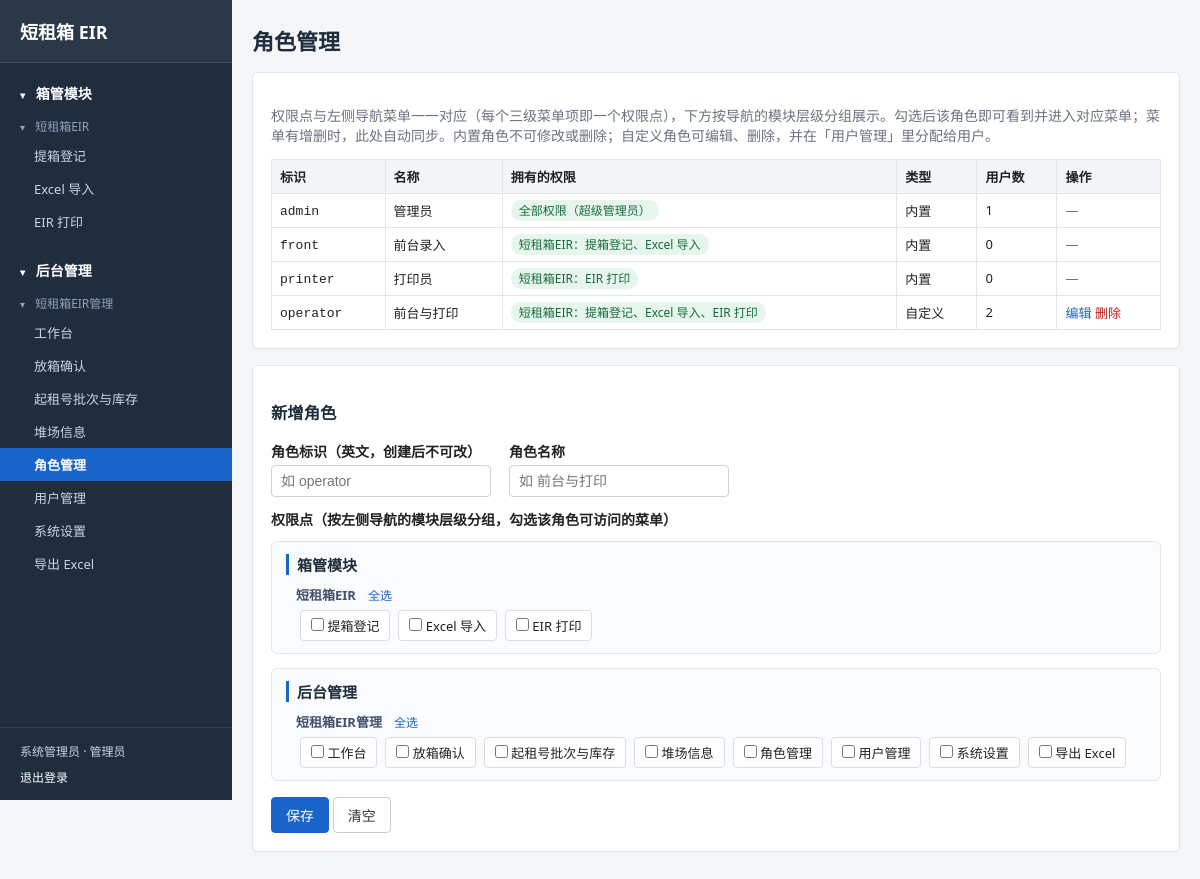
The page /admin/roles (signed in) on the database its author committed.
### tables this page shows
CREATE TABLE users (id INTEGER PRIMARY KEY AUTOINCREMENT, username TEXT NOT NULL UNIQUE, password_hash TEXT NOT NULL, role TEXT NOT NULL, display_name TEXT, active INTEGER NOT NULL DEFAULT 1, created_at TEXT NOT NULL, last_login_at TEXT);

CREATE TABLE roles (
  key         TEXT PRIMARY KEY,
  label       TEXT NOT NULL,
  perms       TEXT NOT NULL DEFAULT '[]',
  is_builtin  INTEGER NOT NULL DEFAULT 0,
  created_at  TEXT NOT NULL,
  updated_at  TEXT NOT NULL
);

### app/routes/admin_routes.py (the view)
@bp.route("/admin/roles")
@require_role("admin.roles")
def roles():
    db = get_db()
    rows = db.execute("SELECT * FROM roles ORDER BY is_builtin DESC, key").fetchall()
    for r in rows:
        try:
            r["perms_list"] = json.loads(r["perms"] or "[]")
        except (ValueError, TypeError):
            r["perms_list"] = []
    user_counts = {x["role"]: x["n"] for x in db.execute(
        "SELECT role, COUNT(*) AS n FROM users GROUP BY role")}
    from ..nav import permission_groups
    return render_template("admin/roles.html", rows=rows, all_perms=all_permissions(),
                           perm_groups=permission_groups(), user_counts=user_counts)

### app/auth.py (called while the page is built)
def all_permissions():
    from .nav import collect_permissions
    return collect_permissions()

def all_perm_keys():
    return {k for k, _ in all_permissions()}

def role_info(key, conn=None):
    row = (conn or get_db()).execute("SELECT * FROM roles WHERE key=?", (key,)).fetchone()
    if row:
        try:
            perms = set(json.loads(row["perms"] or "[]"))
        except (ValueError, TypeError):
            perms = set()
        return {"label": row["label"], "perms": perms, "is_builtin": bool(row["is_builtin"])}
    return {"label": ROLE_LABEL.get(key, key),
            "perms": set(_FALLBACK_PERMS.get(key, ())), "is_builtin": True}

def role_label(key):
    return role_info(key)["label"]

def role_perms(key):
    perms = role_info(key)["perms"]
    if SUPER_PERM in perms:
        return all_perm_keys()
    return perms

def current_user():
    uid = session.get("uid")
    if not uid:
        return None
    return get_db().execute("SELECT * FROM users WHERE id=? AND active=1", (uid,)).fetchone()

def require_role(perm):
    def deco(view):
        @wraps(view)
        def wrap(*a, **kw):
            user = current_user()
            if not user:
                return redirect(url_for("auth.login", next=request.path))
            granted = role_perms(user["role"])
            need = perm
            if perm == SUPER_PERM:
                need = SUPER_PERM
            ok = (SUPER_PERM in granted) if need == SUPER_PERM else (need in granted)
            if not ok:
                abort(403)
            return view(*a, **kw)
        return wrap
    return deco

### app/db.py (called while the page is built)
def _dict_factory(cursor, row):
    return {col[0]: row[i] for i, col in enumerate(cursor.description)}

def connect():
    conn = sqlite3.connect(config.DB_PATH, timeout=30)
    conn.row_factory = _dict_factory
    conn.execute("PRAGMA foreign_keys=ON")
    conn.execute("PRAGMA busy_timeout=15000")
    return conn

def get_db():
    if "db" not in g:
        g.db = connect()
    return g.db

### app/nav.py (called while the page is built)
def _children(node):
    return node.get("children") or []

def _leaf_perm(node):
    perms = node.get("perms")
    if perms:
        return perms[0]
    return node.get("endpoint")

def _walk_leaves(nodes):
    for node in nodes:
        kids = _children(node)
        if kids:
            for leaf in _walk_leaves(kids):
                yield leaf
        elif node.get("endpoint"):
            yield node

def build_menu(perms, current):
    return [_decorate(n, perms, current) for n in MENU if _visible(n, perms)]

### app/templates/admin/roles.html (shortened to what this page needs)
{% extends "base.html" %}
{% block content %}
<div class="page-head"><h1>角色管理</h1></div>
<div class="card">
  <p class="muted">权限点与左侧导航菜单一一对应（每个三级菜单项即一个权限点），下方按导航的模块层级分组展示。勾选后该角色即可看到并进入对应菜单；菜单有增删时，此处自动同步。内置角色不可修改或删除；自定义角色可编辑、删除，并在「用户管理」里分配给用户。</p>
  <table class="grid">
    <thead><tr><th>标识</th><th>名称</th><th>拥有的权限</th><th>类型</th><th>用户数</th><th>操作</th></tr></thead>
    <tbody>
    {% for r in rows %}
      <tr>
        <td><code>{{ r.key }}</code></td>
        <td>{{ r.label }}</td>
        <td>
          {% if r.is_builtin and 'admin' in r.perms_list %}
            <span class="badge ok">全部权限（超级管理员）</span>
          {% elif not r.perms_list %}
            <span class="muted">无权限</span>
          {% else %}
            {% for grp in perm_groups %}
              {% for sub in grp.groups %}
                {% set hits = [] %}
                {% for code, name in sub.perms %}{% if code in r.perms_list %}{% set _ = hits.append(name) %}{% endif %}{% endfor %}
                {% if hits %}
                  <span class="badge ok" style="margin-right:4px" title="{{ grp.label }} / {{ sub.label }}">{{ sub.label }}：{{ hits|join('、') }}</span>
                {% endif %}
              {% endfor %}
            {% endfor %}
          {% endif %}
        </td>
        <td>{{ '内置' if r.is_builtin else '自定义' }}</td>
        <td>{{ user_counts.get(r.key, 0) }}</td>
        <td class="ops">
          {% if r.is_builtin %}<span class="muted">—</span>
          {% else %}
          <button class="link" data-role-edit='{{ {"key": r.key, "label": r.label, "perms": r.perms_list}|tojson }}'>编辑</button>
          <form class="inline" method="post" action="{{ url_for('admin.role_delete', key=r.key) }}">
            <button type="submit" class="link danger" data-confirm="确定删除角色「{{ r.label }}」？">删除</button>
          </form>
          {% endif %}
        </td>
      </tr>
    {% endfor %}
    </tbody>
  </table>
</div>
<div class="card">
  <h3 id="role-form-title">新增角色</h3>
  <form method="post" action="{{ url_for('admin.role_save') }}" class="form" id="role-form">
    <div class="row">
      <label>角色标识（英文，创建后不可改）<input name="key" id="r-key" required placeholder="如 operator"></label>
      <label>角色名称<input name="label" id="r-label" required placeholder="如 前台与打印"></label>
    </div>
    <label>权限点（按左侧导航的模块层级分组，勾选该角色可访问的菜单）</label>
    <div class="perm-tree">
      {% for grp in perm_groups %}
      <section class="perm-l1">
        <div class="perm-l1-title">{{ grp.label }}</div>
        {% for sub in grp.groups %}
        <div class="perm-l2">
          <div class="perm-l2-title">
            <span>{{ sub.label }}</span>
            <button type="button" class="link perm-all">全选</button>
          </div>
          <div class="perm-l3">
            {% for code, name in sub.perms %}
            <label class="perm-item"><input type="checkbox" name="perms" value="{{ code }}" class="r-perm"> {{ name }}</label>
            {% endfor %}
          </div>
        </div>
        {% endfor %}
      </section>
      {% endfor %}
    </div>
    <button type="submit" class="btn primary">保存</button>
    <button type="button" class="btn" id="r-reset">清空</button>
  </form>
</div>
{% endblock %}

### app/templates/base.html (shortened to what this page needs)
<!DOCTYPE html>
<html lang="zh-CN">
<head>
<link rel="stylesheet" href="{{ url_for('static', filename='css/app.css') }}">
</head>
<body{% if me %} class="with-sidebar"{% endif %}>
{% if me %}
<div class="layout">
  <aside class="sidebar">
    <a class="brand" href="{{ url_for('print.print_list') if me.role == 'printer' else url_for('front.pickups') }}">短租箱 EIR</a>
    <nav class="nav-tree">
      {% for l1 in nav_menu %}
      <details class="nav-l1" data-nav-key="l1:{{ l1.label }}" open>
        <summary class="nav-l1-title"><span class="arrow">▾</span> {{ l1.label }}</summary>
        {% for l2 in l1.children %}
        <details class="nav-l2" data-nav-key="l2:{{ l1.label }}/{{ l2.label }}" open>
          <summary class="nav-l2-title"><span class="arrow">▾</span> {{ l2.label }}</summary>
          <div class="nav-l3">
            {% if l2.children %}
              {% for item in l2.children %}
              <a class="nav-link{{ ' active' if item.active }}" href="{{ item.url }}">{{ item.label }}</a>
              {% endfor %}
            {% else %}
              <a class="nav-link{{ ' active' if l2.active }}" href="{{ l2.url }}">{{ l2.label }}</a>
            {% endif %}
          </div>
        </details>
        {% endfor %}
      </details>
      {% endfor %}
    </nav>
    <div class="sidebar-user">
      <span>{{ me.display_name or me.username }} · {{ role_label(me.role) }}</span>
      <a href="{{ url_for('auth.logout_view') }}">退出登录</a>
    </div>
  </aside>
  <div class="main-wrap">
{% endif %}
<main class="container">
  {% block content %}{% endblock %}
</main>
{% if me %}
  </div>
</div>
{% endif %}
</body>
</html>

### app/static/css/app.css (style rules this page uses)
* { box-sizing: border-box; }
body { margin:0; font-family: "Microsoft YaHei", "Segoe UI", Arial, sans-serif; font-size:14px; color:#222; background:#f5f6f8; }
a { color:#1a63c9; text-decoration:none; }
.layout { display:flex; min-height:100vh; }
.sidebar { width:232px; flex:0 0 232px; background:#1f2d3d; color:#cbd5e1; display:flex; flex-direction:column; position:sticky; top:0; height:100vh; overflow-y:auto; }
.sidebar .brand { display:block; padding:18px 20px; color:#fff; font-size:18px; font-weight:bold; text-decoration:none; border-bottom:1px solid rgba(255,255,255,.1); }
.nav-tree { flex:1; padding:12px 0; }
.nav-l1 { margin-bottom:14px; }
.nav-l1 summary, .nav-l2 summary { display:block; list-style:none; cursor:pointer; user-select:none; }
.nav-l1-title { padding:8px 20px; font-size:14px; font-weight:bold; color:#fff; }
.nav-l2-title { padding:6px 20px 4px; font-size:12px; color:#8fa3bb; }
.arrow { display:inline-block; width:12px; font-size:10px; transition:transform .15s; }
.nav-link { display:block; padding:7px 20px 7px 34px; font-size:13px; color:#cbd5e1; }
.nav-link.active { background:#1a63c9; color:#fff; font-weight:600; }
.sidebar-user { padding:14px 20px; border-top:1px solid rgba(255,255,255,.1); font-size:12px; color:#cbd5e1; display:flex; flex-direction:column; gap:8px; }
.sidebar-user a { color:#fff; }
.main-wrap { flex:1; min-width:0; }
.container { max-width:1200px; margin:0 auto; padding:24px 20px; }
.page-head { display:flex; justify-content:space-between; align-items:center; margin-bottom:16px; }
.page-head h1 { margin:0; font-size:22px; }
.card { background:#fff; border:1px solid #e2e5ea; border-radius:6px; padding:18px; margin-bottom:16px; box-shadow:0 1px 2px rgba(0,0,0,.03); }
h1,h2,h3 { color:#1f2d3d; }
.muted { color:#6b7280; }
.btn { display:inline-block; padding:7px 14px; border:1px solid #c8ced8; background:#fff; color:#333; border-radius:4px; cursor:pointer; font-size:14px; }
.btn.primary { background:#1a63c9; color:#fff; border-color:#1a63c9; }
.btn.danger, .link.danger { color:#c02020; }
.grid { width:100%; border-collapse:collapse; font-size:13px; }
.grid th, .grid td { border:1px solid #e2e5ea; padding:7px 8px; text-align:left; vertical-align:top; }
.grid th { background:#f3f5f8; font-weight:600; white-space:nowrap; }
.ops { white-space:nowrap; }
.ops a, .ops button, .link { color:#1a63c9; background:none; border:0; cursor:pointer; padding:0; font-size:13px; }
.inline { display:inline; }
.badge { padding:2px 8px; border-radius:10px; font-size:12px; }
.badge.ok { background:#e7f6ec; color:#176b3a; }
.form label { display:block; margin-bottom:12px; font-weight:600; }
.form label input, .form label select, .form input, .form select { display:block; margin-top:4px; padding:7px 9px; border:1px solid #ccd2dc; border-radius:4px; font-size:14px; min-width:220px; font-weight:normal; }
.form .row { display:flex; gap:18px; flex-wrap:wrap; }
.perm-tree { display:flex; flex-direction:column; gap:14px; margin:6px 0 16px; }
.perm-l1 { border:1px solid #e2e5ea; border-radius:6px; padding:12px 14px; background:#fafbfc; }
.perm-l1-title { font-size:15px; font-weight:bold; color:#1f2d3d; margin-bottom:10px; padding-left:8px; border-left:3px solid #1a63c9; }
.perm-l2 { margin:0 0 10px 10px; }
.perm-l2:last-child { margin-bottom:0; }
.perm-l2-title { display:flex; align-items:center; gap:12px; font-size:13px; font-weight:600; color:#42526e; margin-bottom:6px; }
.perm-l2-title .perm-all { font-size:12px; font-weight:normal; }
.perm-l3 { display:flex; flex-wrap:wrap; gap:8px; margin-left:4px; }
.perm-item { display:inline-flex; align-items:center; gap:4px; margin:0 !important; padding:5px 10px; background:#fff; border:1px solid #d7dce5; border-radius:4px; font-weight:normal !important; font-size:13px; cursor:pointer; }
.perm-item input[type=checkbox] { display:inline-block; min-width:0; width:auto; margin:0; padding:0; accent-color:#1a63c9; }

### rows shown on the page
users: display_name "系统管理员", role.label "管理员"
roles: key "admin", label "管理员", shows "全部权限（超级管理员）", is_builtin "内置", get "1"
roles: key "front", label "前台录入", label "短租箱EIR", groups "提箱登记、Excel 导入", is_builtin "内置", get "0"
roles: key "printer", label "打印员", label "短租箱EIR", groups "EIR 打印", is_builtin "内置", get "0"
roles: key "operator", label "前台与打印", label "短租箱EIR", groups "提箱登记、Excel 导入、EIR 打印", is_builtin "自定义", get "2"

### other values the page prints
{{ l1.label }} "箱管模块" "后台管理"
{{ l2.label }} "短租箱EIR" "短租箱EIR管理"
{{ item.label }} "提箱登记" "Excel 导入" "EIR 打印" "工作台" "放箱确认" "起租号批次与库存" "堆场信息" "角色管理" "用户管理" "系统设置" "导出 Excel"
{{ grp.label }} "箱管模块" "后台管理"
{{ sub.label }} "短租箱EIR" "短租箱EIR管理"
{{ name }} "提箱登记" "Excel 导入" "EIR 打印" "工作台" "放箱确认" "起租号批次与库存" "堆场信息" "角色管理" "用户管理" "系统设置" "导出 Excel"
